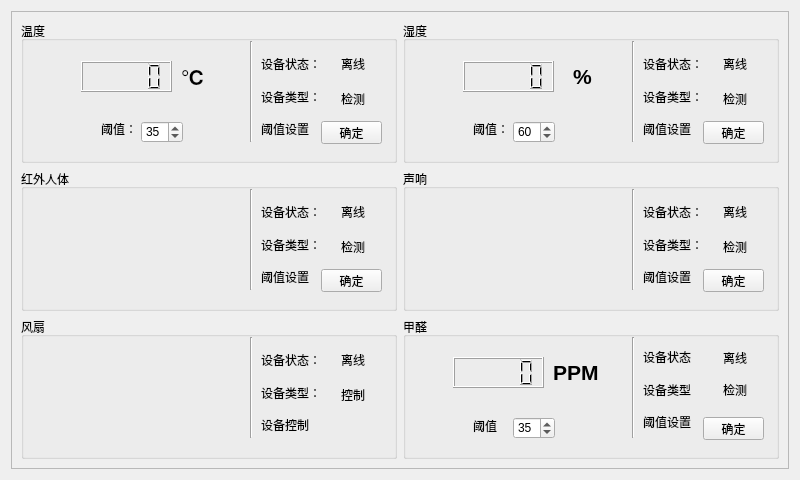
<?xml version="1.0" encoding="UTF-8"?>
<ui version="4.0">
 <class>homeForm</class>
 <widget class="QWidget" name="homeForm">
  <property name="geometry">
   <rect>
    <x>0</x>
    <y>0</y>
    <width>800</width>
    <height>480</height>
   </rect>
  </property>
  <property name="maximumSize">
   <size>
    <width>800</width>
    <height>480</height>
   </size>
  </property>
  <property name="windowTitle">
   <string>Form</string>
  </property>
  <property name="autoFillBackground">
   <bool>true</bool>
  </property>
  <layout class="QGridLayout" name="gridLayout">
   <item row="0" column="1">
    <widget class="QScrollArea" name="scrollArea">
     <property name="minimumSize">
      <size>
       <width>100</width>
       <height>50</height>
      </size>
     </property>
     <property name="widgetResizable">
      <bool>true</bool>
     </property>
     <widget class="QWidget" name="scrollAreaWidgetContents">
      <property name="geometry">
       <rect>
        <x>0</x>
        <y>0</y>
        <width>780</width>
        <height>460</height>
       </rect>
      </property>
      <layout class="QGridLayout" name="gridLayout_2">
       <item row="0" column="0">
        <widget class="QGroupBox" name="groupBox">
         <property name="title">
          <string>温度</string>
         </property>
         <widget class="Line" name="line">
          <property name="geometry">
           <rect>
            <x>220</x>
            <y>20</y>
            <width>20</width>
            <height>101</height>
           </rect>
          </property>
          <property name="orientation">
           <enum>Qt::Vertical</enum>
          </property>
         </widget>
         <widget class="QLCDNumber" name="tempNumber">
          <property name="geometry">
           <rect>
            <x>60</x>
            <y>40</y>
            <width>91</width>
            <height>31</height>
           </rect>
          </property>
         </widget>
         <widget class="QSpinBox" name="tempspinBox">
          <property name="geometry">
           <rect>
            <x>120</x>
            <y>100</y>
            <width>42</width>
            <height>22</height>
           </rect>
          </property>
          <property name="value">
           <number>35</number>
          </property>
         </widget>
         <widget class="QLabel" name="label_4">
          <property name="geometry">
           <rect>
            <x>80</x>
            <y>100</y>
            <width>31</width>
            <height>16</height>
           </rect>
          </property>
          <property name="text">
           <string>阈值：</string>
          </property>
         </widget>
         <widget class="QLabel" name="label_17">
          <property name="geometry">
           <rect>
            <x>160</x>
            <y>40</y>
            <width>51</width>
            <height>31</height>
           </rect>
          </property>
          <property name="text">
           <string>&lt;html&gt;&lt;head/&gt;&lt;body&gt;&lt;p&gt;&lt;span style=&quot; font-size:16pt; font-weight:600;&quot;&gt;℃&lt;/span&gt;&lt;/p&gt;&lt;/body&gt;&lt;/html&gt;</string>
          </property>
         </widget>
         <widget class="QPushButton" name="tempButton">
          <property name="geometry">
           <rect>
            <x>300</x>
            <y>100</y>
            <width>61</width>
            <height>23</height>
           </rect>
          </property>
          <property name="text">
           <string>确定</string>
          </property>
         </widget>
         <widget class="QWidget" name="layoutWidget">
          <property name="geometry">
           <rect>
            <x>240</x>
            <y>30</y>
            <width>62</width>
            <height>91</height>
           </rect>
          </property>
          <layout class="QVBoxLayout" name="verticalLayout">
           <item>
            <widget class="QLabel" name="label">
             <property name="text">
              <string>设备状态：</string>
             </property>
            </widget>
           </item>
           <item>
            <widget class="QLabel" name="label_2">
             <property name="text">
              <string>设备类型：</string>
             </property>
            </widget>
           </item>
           <item>
            <widget class="QLabel" name="label_3">
             <property name="text">
              <string>阈值设置</string>
             </property>
            </widget>
           </item>
          </layout>
         </widget>
         <widget class="QLabel" name="tempStatelabel">
          <property name="geometry">
           <rect>
            <x>320</x>
            <y>35</y>
            <width>31</width>
            <height>16</height>
           </rect>
          </property>
          <property name="text">
           <string>离线</string>
          </property>
         </widget>
         <widget class="QLabel" name="label_30">
          <property name="geometry">
           <rect>
            <x>320</x>
            <y>70</y>
            <width>31</width>
            <height>16</height>
           </rect>
          </property>
          <property name="text">
           <string>检测</string>
          </property>
         </widget>
        </widget>
       </item>
       <item row="2" column="1">
        <widget class="QGroupBox" name="groupBox_4">
         <property name="title">
          <string>甲醛</string>
         </property>
         <widget class="Line" name="line_6">
          <property name="geometry">
           <rect>
            <x>220</x>
            <y>20</y>
            <width>20</width>
            <height>101</height>
           </rect>
          </property>
          <property name="orientation">
           <enum>Qt::Vertical</enum>
          </property>
         </widget>
         <widget class="QLabel" name="label_39">
          <property name="geometry">
           <rect>
            <x>320</x>
            <y>65</y>
            <width>31</width>
            <height>16</height>
           </rect>
          </property>
          <property name="text">
           <string>检测</string>
          </property>
         </widget>
         <widget class="QLabel" name="methStatelabel">
          <property name="geometry">
           <rect>
            <x>320</x>
            <y>30</y>
            <width>31</width>
            <height>21</height>
           </rect>
          </property>
          <property name="text">
           <string>离线</string>
          </property>
         </widget>
         <widget class="QWidget" name="layoutWidget">
          <property name="geometry">
           <rect>
            <x>240</x>
            <y>27</y>
            <width>62</width>
            <height>91</height>
           </rect>
          </property>
          <layout class="QVBoxLayout" name="verticalLayout_6">
           <item>
            <widget class="QLabel" name="label_25">
             <property name="text">
              <string>设备状态</string>
             </property>
            </widget>
           </item>
           <item>
            <widget class="QLabel" name="label_24">
             <property name="text">
              <string>设备类型</string>
             </property>
            </widget>
           </item>
           <item>
            <widget class="QLabel" name="label_26">
             <property name="text">
              <string>阈值设置</string>
             </property>
            </widget>
           </item>
          </layout>
         </widget>
         <widget class="QLCDNumber" name="methNumber">
          <property name="geometry">
           <rect>
            <x>50</x>
            <y>40</y>
            <width>91</width>
            <height>31</height>
           </rect>
          </property>
         </widget>
         <widget class="QLabel" name="label_19">
          <property name="geometry">
           <rect>
            <x>150</x>
            <y>40</y>
            <width>51</width>
            <height>31</height>
           </rect>
          </property>
          <property name="text">
           <string>&lt;html&gt;&lt;head/&gt;&lt;body&gt;&lt;p&gt;&lt;span style=&quot; font-size:16pt; font-weight:600;&quot;&gt;PPM&lt;/span&gt;&lt;/p&gt;&lt;/body&gt;&lt;/html&gt;</string>
          </property>
         </widget>
         <widget class="QLabel" name="label_10">
          <property name="geometry">
           <rect>
            <x>70</x>
            <y>100</y>
            <width>31</width>
            <height>16</height>
           </rect>
          </property>
          <property name="text">
           <string>&lt;html&gt;&lt;head/&gt;&lt;body&gt;&lt;p&gt;阈值&lt;/p&gt;&lt;/body&gt;&lt;/html&gt;</string>
          </property>
         </widget>
         <widget class="QSpinBox" name="methspinBox">
          <property name="geometry">
           <rect>
            <x>110</x>
            <y>100</y>
            <width>42</width>
            <height>22</height>
           </rect>
          </property>
          <property name="value">
           <number>35</number>
          </property>
         </widget>
         <widget class="QPushButton" name="methButton">
          <property name="geometry">
           <rect>
            <x>300</x>
            <y>100</y>
            <width>61</width>
            <height>23</height>
           </rect>
          </property>
          <property name="text">
           <string>确定</string>
          </property>
         </widget>
        </widget>
       </item>
       <item row="0" column="1">
        <widget class="QGroupBox" name="groupBox_2">
         <property name="title">
          <string>湿度</string>
         </property>
         <widget class="Line" name="line_2">
          <property name="geometry">
           <rect>
            <x>220</x>
            <y>20</y>
            <width>20</width>
            <height>101</height>
           </rect>
          </property>
          <property name="orientation">
           <enum>Qt::Vertical</enum>
          </property>
         </widget>
         <widget class="QSpinBox" name="humispinBox">
          <property name="geometry">
           <rect>
            <x>110</x>
            <y>100</y>
            <width>42</width>
            <height>22</height>
           </rect>
          </property>
          <property name="value">
           <number>60</number>
          </property>
         </widget>
         <widget class="QLabel" name="label_6">
          <property name="geometry">
           <rect>
            <x>70</x>
            <y>100</y>
            <width>31</width>
            <height>16</height>
           </rect>
          </property>
          <property name="text">
           <string>阈值：</string>
          </property>
         </widget>
         <widget class="QLCDNumber" name="humiNumber">
          <property name="geometry">
           <rect>
            <x>60</x>
            <y>40</y>
            <width>91</width>
            <height>31</height>
           </rect>
          </property>
         </widget>
         <widget class="QLabel" name="label_18">
          <property name="geometry">
           <rect>
            <x>170</x>
            <y>40</y>
            <width>51</width>
            <height>31</height>
           </rect>
          </property>
          <property name="text">
           <string>&lt;html&gt;&lt;head/&gt;&lt;body&gt;&lt;p&gt;&lt;span style=&quot; font-size:16pt; font-weight:600;&quot;&gt;%&lt;/span&gt;&lt;/p&gt;&lt;/body&gt;&lt;/html&gt;</string>
          </property>
         </widget>
         <widget class="QPushButton" name="humiButton">
          <property name="geometry">
           <rect>
            <x>300</x>
            <y>100</y>
            <width>61</width>
            <height>23</height>
           </rect>
          </property>
          <property name="text">
           <string>确定</string>
          </property>
         </widget>
         <widget class="QLabel" name="label_31">
          <property name="geometry">
           <rect>
            <x>320</x>
            <y>70</y>
            <width>31</width>
            <height>16</height>
           </rect>
          </property>
          <property name="text">
           <string>检测</string>
          </property>
         </widget>
         <widget class="QLabel" name="humiStatelabel">
          <property name="geometry">
           <rect>
            <x>320</x>
            <y>35</y>
            <width>35</width>
            <height>16</height>
           </rect>
          </property>
          <property name="text">
           <string>离线</string>
          </property>
         </widget>
         <widget class="QWidget" name="layoutWidget">
          <property name="geometry">
           <rect>
            <x>240</x>
            <y>30</y>
            <width>62</width>
            <height>91</height>
           </rect>
          </property>
          <layout class="QVBoxLayout" name="verticalLayout_2">
           <item>
            <widget class="QLabel" name="label_8">
             <property name="text">
              <string>设备状态：</string>
             </property>
            </widget>
           </item>
           <item>
            <widget class="QLabel" name="label_7">
             <property name="text">
              <string>设备类型：</string>
             </property>
            </widget>
           </item>
           <item>
            <widget class="QLabel" name="label_5">
             <property name="text">
              <string>阈值设置</string>
             </property>
            </widget>
           </item>
          </layout>
         </widget>
        </widget>
       </item>
       <item row="1" column="1">
        <widget class="QGroupBox" name="groupBox_6">
         <property name="title">
          <string>声响</string>
         </property>
         <widget class="Line" name="line_4">
          <property name="geometry">
           <rect>
            <x>220</x>
            <y>20</y>
            <width>20</width>
            <height>101</height>
           </rect>
          </property>
          <property name="orientation">
           <enum>Qt::Vertical</enum>
          </property>
         </widget>
         <widget class="QPushButton" name="soundButton">
          <property name="geometry">
           <rect>
            <x>300</x>
            <y>100</y>
            <width>61</width>
            <height>23</height>
           </rect>
          </property>
          <property name="text">
           <string>确定</string>
          </property>
         </widget>
         <widget class="QLabel" name="label_35">
          <property name="geometry">
           <rect>
            <x>320</x>
            <y>70</y>
            <width>31</width>
            <height>16</height>
           </rect>
          </property>
          <property name="text">
           <string>检测</string>
          </property>
         </widget>
         <widget class="QLabel" name="soundStatelabel">
          <property name="geometry">
           <rect>
            <x>320</x>
            <y>35</y>
            <width>31</width>
            <height>16</height>
           </rect>
          </property>
          <property name="text">
           <string>离线</string>
          </property>
         </widget>
         <widget class="QWidget" name="layoutWidget">
          <property name="geometry">
           <rect>
            <x>240</x>
            <y>30</y>
            <width>62</width>
            <height>91</height>
           </rect>
          </property>
          <layout class="QVBoxLayout" name="verticalLayout_4">
           <item>
            <widget class="QLabel" name="label_16">
             <property name="text">
              <string>设备状态：</string>
             </property>
            </widget>
           </item>
           <item>
            <widget class="QLabel" name="label_15">
             <property name="text">
              <string>设备类型：</string>
             </property>
            </widget>
           </item>
           <item>
            <widget class="QLabel" name="label_13">
             <property name="text">
              <string>阈值设置</string>
             </property>
            </widget>
           </item>
          </layout>
         </widget>
         <widget class="QLabel" name="soundvaluelabel">
          <property name="geometry">
           <rect>
            <x>170</x>
            <y>70</y>
            <width>41</width>
            <height>21</height>
           </rect>
          </property>
          <property name="text">
           <string/>
          </property>
         </widget>
         <widget class="QLabel" name="soundpixlabel">
          <property name="geometry">
           <rect>
            <x>70</x>
            <y>40</y>
            <width>81</width>
            <height>81</height>
           </rect>
          </property>
          <property name="text">
           <string/>
          </property>
         </widget>
        </widget>
       </item>
       <item row="2" column="0">
        <widget class="QGroupBox" name="groupBox_3">
         <property name="title">
          <string>风扇</string>
         </property>
         <widget class="Line" name="line_5">
          <property name="geometry">
           <rect>
            <x>220</x>
            <y>20</y>
            <width>20</width>
            <height>101</height>
           </rect>
          </property>
          <property name="orientation">
           <enum>Qt::Vertical</enum>
          </property>
         </widget>
         <widget class="QLabel" name="fanpixlabel">
          <property name="geometry">
           <rect>
            <x>80</x>
            <y>40</y>
            <width>81</width>
            <height>81</height>
           </rect>
          </property>
          <property name="text">
           <string/>
          </property>
         </widget>
         <widget class="QLabel" name="label_37">
          <property name="geometry">
           <rect>
            <x>320</x>
            <y>70</y>
            <width>31</width>
            <height>16</height>
           </rect>
          </property>
          <property name="text">
           <string>控制</string>
          </property>
         </widget>
         <widget class="QLabel" name="fanStatelabel">
          <property name="geometry">
           <rect>
            <x>320</x>
            <y>35</y>
            <width>31</width>
            <height>16</height>
           </rect>
          </property>
          <property name="text">
           <string>离线</string>
          </property>
         </widget>
         <widget class="QWidget" name="layoutWidget">
          <property name="geometry">
           <rect>
            <x>240</x>
            <y>30</y>
            <width>62</width>
            <height>91</height>
           </rect>
          </property>
          <layout class="QVBoxLayout" name="verticalLayout_5">
           <item>
            <widget class="QLabel" name="label_21">
             <property name="text">
              <string>设备状态：</string>
             </property>
            </widget>
           </item>
           <item>
            <widget class="QLabel" name="label_22">
             <property name="text">
              <string>设备类型：</string>
             </property>
            </widget>
           </item>
           <item>
            <widget class="QLabel" name="label_23">
             <property name="text">
              <string>设备控制</string>
             </property>
            </widget>
           </item>
          </layout>
         </widget>
        </widget>
       </item>
       <item row="1" column="0">
        <widget class="QGroupBox" name="groupBox_5">
         <property name="title">
          <string>红外人体</string>
         </property>
         <widget class="Line" name="line_3">
          <property name="geometry">
           <rect>
            <x>220</x>
            <y>20</y>
            <width>20</width>
            <height>101</height>
           </rect>
          </property>
          <property name="orientation">
           <enum>Qt::Vertical</enum>
          </property>
         </widget>
         <widget class="QLabel" name="label_33">
          <property name="geometry">
           <rect>
            <x>320</x>
            <y>70</y>
            <width>31</width>
            <height>16</height>
           </rect>
          </property>
          <property name="text">
           <string/>
          </property>
         </widget>
         <widget class="QLabel" name="humanStatelabel">
          <property name="geometry">
           <rect>
            <x>320</x>
            <y>35</y>
            <width>31</width>
            <height>16</height>
           </rect>
          </property>
          <property name="text">
           <string>离线</string>
          </property>
         </widget>
         <widget class="QWidget" name="layoutWidget">
          <property name="geometry">
           <rect>
            <x>240</x>
            <y>30</y>
            <width>62</width>
            <height>91</height>
           </rect>
          </property>
          <layout class="QVBoxLayout" name="verticalLayout_3">
           <item>
            <widget class="QLabel" name="label_12">
             <property name="text">
              <string>设备状态：</string>
             </property>
            </widget>
           </item>
           <item>
            <widget class="QLabel" name="label_11">
             <property name="text">
              <string>设备类型：</string>
             </property>
            </widget>
           </item>
           <item>
            <widget class="QLabel" name="label_9">
             <property name="text">
              <string>阈值设置</string>
             </property>
            </widget>
           </item>
          </layout>
         </widget>
         <widget class="QPushButton" name="humanButton">
          <property name="geometry">
           <rect>
            <x>300</x>
            <y>100</y>
            <width>61</width>
            <height>23</height>
           </rect>
          </property>
          <property name="text">
           <string>确定</string>
          </property>
         </widget>
         <widget class="QLabel" name="label_36">
          <property name="geometry">
           <rect>
            <x>320</x>
            <y>70</y>
            <width>31</width>
            <height>16</height>
           </rect>
          </property>
          <property name="text">
           <string>检测</string>
          </property>
         </widget>
         <widget class="QLabel" name="humanpixlabel">
          <property name="geometry">
           <rect>
            <x>70</x>
            <y>30</y>
            <width>81</width>
            <height>81</height>
           </rect>
          </property>
          <property name="text">
           <string/>
          </property>
         </widget>
         <widget class="QLabel" name="humanvaluelabel">
          <property name="geometry">
           <rect>
            <x>170</x>
            <y>70</y>
            <width>41</width>
            <height>21</height>
           </rect>
          </property>
          <property name="text">
           <string/>
          </property>
         </widget>
        </widget>
       </item>
      </layout>
     </widget>
    </widget>
   </item>
  </layout>
 </widget>
 <resources/>
 <connections/>
</ui>
